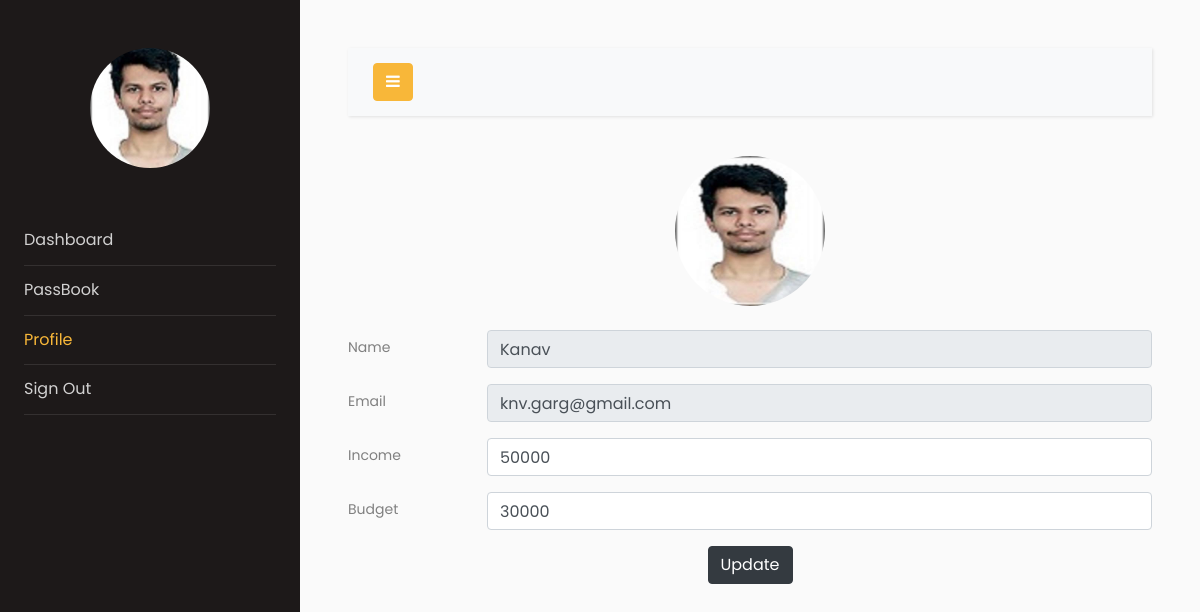
The page /profile (signed in) on the database as committed earlier.
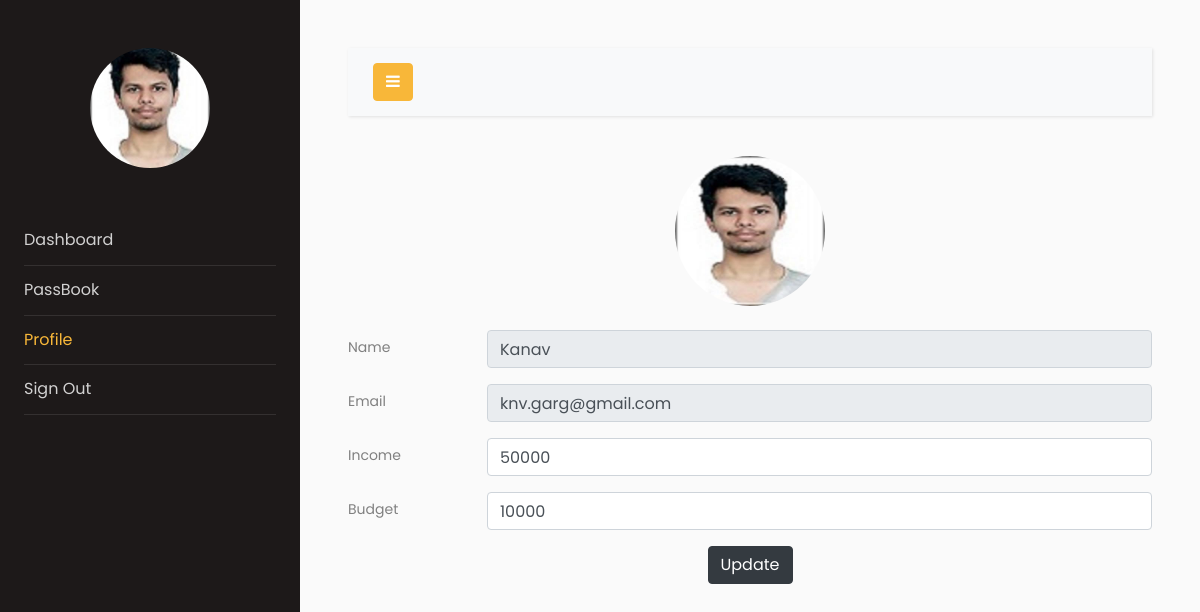
The same page on the database as committed later.
### models.py (models this page shows, shortened)
class Users(db.Model, UserMixin):
    __tablename__ = "users"
    id = db.Column(db.Integer, primary_key=True)
    email = db.Column(db.String(64), unique=True, index=True)
    name = db.Column(db.String(64))
    pasword_hash = db.Column(db.String(128))
    income = db.Column(db.Integer)
    budget = db.Column(db.Integer)
    profile_image = db.Column(db.String(128), nullable=False, default='default_profile.png')
    trans = db.relationship('Transactions', backref='User', lazy='dynamic')

### app.py (the view)
@app.route("/profile", methods=["GET", "POST"])
@login_required
def profile():
    form = profiles()
    if form.validate_on_submit():
        print("in if")
        if form.image.data:
            print("image added")
            username = current_user.id
            image_data = current_user.profile_image
            print(image_data)
            current_user.profile_image = "default_profile.jpeg"
            db.session.commit()
            pic = add_profile_pic(form.image.data, username, image_data)
            current_user.profile_image = pic
        current_user.budget = form.budget.data
        current_user.income = form.income.data
        db.session.commit()
        print("User Account Updated")
        return redirect(url_for("profile"))
    elif request.method == "GET":
        form.name.data = current_user.name
        form.email.data = current_user.email
        form.budget.data = current_user.budget
        form.income.data = current_user.income
        form.image.data = current_user.profile_image
    profile_image = url_for(
        "static", filename="profile_pics/" + current_user.profile_image
    )
    return render_template("profile.html", proForm=form, profile_image=profile_image)

### forms.py
class profiles(FlaskForm):
    name = StringField('Name')
    email = StringField('Email')
    image = FileField('Update Image', validators=[
                      FileAllowed(['jpg', 'png', 'jpeg'])])
    budget = IntegerField('Monthly Budget', validators=[DataRequired()])
    income = IntegerField('Monthly Income', validators=[DataRequired()])
    submit = SubmitField('Update')

### models.py (called while the page is built)
@login_manager.user_loader
def load_user(user_id):
    return Users.query.get(user_id)

### templates/profile.html (shortened to what this page needs)
<!doctype html>
<html lang="en">
<head>
    <link rel="stylesheet" href="https://stackpath.bootstrapcdn.com/font-awesome/4.7.0/css/font-awesome.min.css">
    <link rel="stylesheet" href="{{ url_for('static', filename='css1/style.css') }}">
</head>
<body>
    <div class="wrapper d-flex align-items-stretch">
        <nav id="sidebar">
            <div class="p-4 pt-5">
                <a href="#" class="img logo rounded-circle mb-5" style="background-image: url({{url_for('static',filename='profile_pics/'+current_user.profile_image)}});"></a>
                <ul class="list-unstyled components mb-5">
                    <li>
                        <a href="{{url_for('dashboard')}}">Dashboard</a>
                    </li>
                    <li >
                        <a href="{{url_for('passbook')}}">PassBook</a>
                    </li>
                    <li class="active">
                        <a href="{{url_for('profile')}}">Profile</a>
                    </li>
                    <li>
                        <a href="{{url_for('logout')}}">Sign Out</a>
                    </li>
                </ul>
            </div>
        </nav>
        <div id="content" class="p-4 p-md-5">
            <nav class="navbar navbar-expand-lg navbar-light bg-light">
                <div class="container-fluid">
                    <button type="button" id="sidebarCollapse" class="btn btn-primary">
                        <i class="fa fa-bars"></i>
                    </button>
                </div>
            </nav>
            <form method="POST" enctype="multipart/form-data">
                <div class="form-group row" >
                    <div  style="margin: 0 auto 0" >
                        <label for="file-input">
                           <img class="rounded-circle" height="150px" width="150px" src="{{url_for('static',filename='profile_pics/'+current_user.profile_image)}}" />
                        </label>
                    </div>
                </div>
                <div class="form-group row">
                    <label for="staticEmail" class="col-sm-2 col-form-label">Name</label>
                    <div class="col-sm-10">
                        {{proForm.name(class='form-control',disabled=True)}}
                    </div>
                </div>
                <div class="form-group row">
                    <label for="staticEmail" class="col-sm-2 col-form-label">Email</label>
                    <div class="col-sm-10">
                        {{proForm.email(class="form-control", disabled=True)}}
                    </div>
                </div>
                <div class="form-group row">
                    <label for="inputPassword" class="col-sm-2 col-form-label">Income</label>
                    <div class="col-sm-10">
                        {{proForm.income(class='form-control')}}
                    </div>
                </div>
                <div class="form-group row">
                    <label for="inputPassword" class="col-sm-2 col-form-label">Budget</label>
                    <div class="col-sm-10">
                        {{proForm.budget(class='form-control')}}
                    </div>
                </div>
                <div class="form-group row">
                    <div style="margin:0 auto 0">
                        {{proForm.submit(class='btn btn-dark')}}
                    </div>
                </div>
            </form>
        </div>
    </div>
</body>
</html>

Rows that differ between the two databases and show on the page:
changed Users "Kanav": budget "30000" → "10000"
